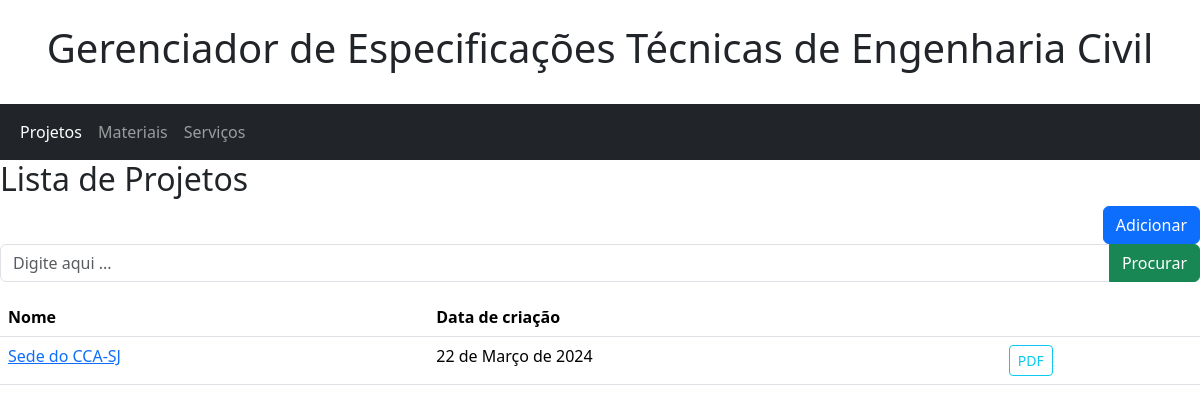
The page /projeto/ (signed in) on the database as committed earlier.
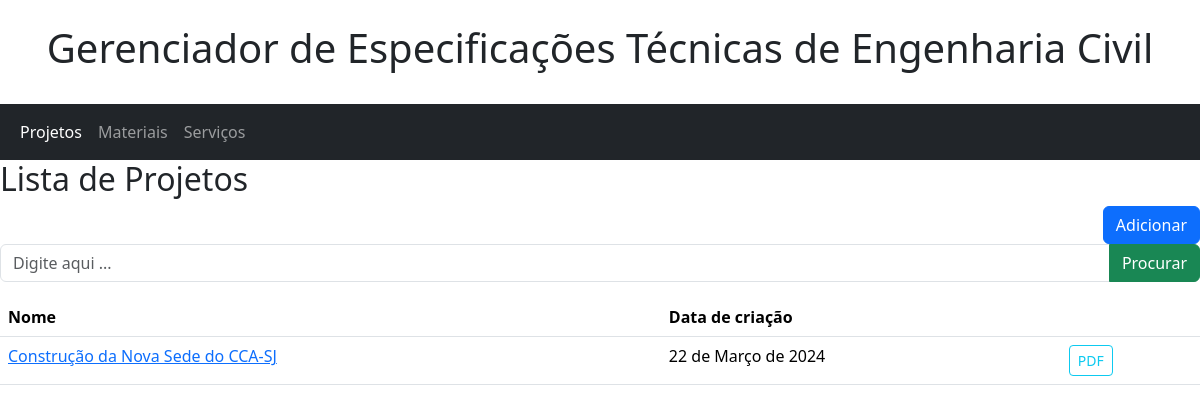
The same page on the database as committed later.
### app_gerenciador/models.py (models this page shows, shortened)
class Projeto(models.Model):
    nome = models.CharField(
        max_length=100,
        verbose_name='Nome do projeto'
    )
    descricao = models.TextField(
        verbose_name='Descrição'
    )
    dt_criacao = models.DateField(
        verbose_name='Data de criação'
    )
    lista_de_materiais = models.ManyToManyField(
        Material,
        verbose_name='Lista de materiais'
    )
    lista_de_servicos = models.ManyToManyField(
        Servico,
        verbose_name='Lista de codigo de serviços',
    )
    class Meta:
        verbose_name_plural = "Projetos"

### app_gerenciador/views/projeto.py (the view)
@method_decorator(login_required(login_url='/auth/login/'), name='dispatch')
class ProjetoListView(ListView):
    model =Projeto
    template_name = 'projeto/list.html'
    paginate_by = 10
    paginator_class = Paginator
    def get_queryset(self):
        result = super().get_queryset().order_by('dt_criacao')
        search = self.request.GET.get('search', None)
        if search:
            result = result.filter(Q(nome__icontains=search))
        return result
    def get_context_data(self, **kwargs: Any) -> dict[str, Any]:
        context =  super().get_context_data(**kwargs)
        context['search'] = self.request.GET.get('search', None)
        return context

### app_gerenciador/templates/projeto/list.html
{% extends "home.html" %}
{% block content %}
<h2> Lista de Projetos </h2>
<div style="float: right;">
  <button type="submit" class="btn btn-primary" onclick="location.href = '{% url 'projeto_adicionar' %}'"> Adicionar </button>
</div>
<form>
  <div class="input-group mb-3">
    <input type="text" class="form-control" placeholder="Digite aqui ..." name="search" value="{{ search | default_if_none:'' }}">
    <button class="btn btn-success" type="submit"> Procurar </button>
  </div>
</form>
<table class="table table-hover">
  <thead>
    <tr>
      <th>Nome</th>
      <th>Data de criação</th>
      <th> </th>
    </tr>
  </thead>
  <tbody>
      {% for projeto in object_list %}
      <tr>
          <td> <a href="{% url 'projeto_editar' pk=projeto.id %}"> {{ projeto.nome }} </a> </td>
          <td> {{ projeto.dt_criacao }} </td>
          <td> <button type="submit" class="btn btn-outline-info btn-sm" onclick="window.open('{% url 'report_pdf' pk=projeto.id %}','_blank')"> PDF </button> </td>
        </tr>
      {% endfor %}
  </tbody>
</table>
{% endblock content %}

Rows that differ between the two databases and show on the page:
changed Projeto: nome "Sede do CCA-SJ" → "Construção da Nova Sede do CCA-SJ"
